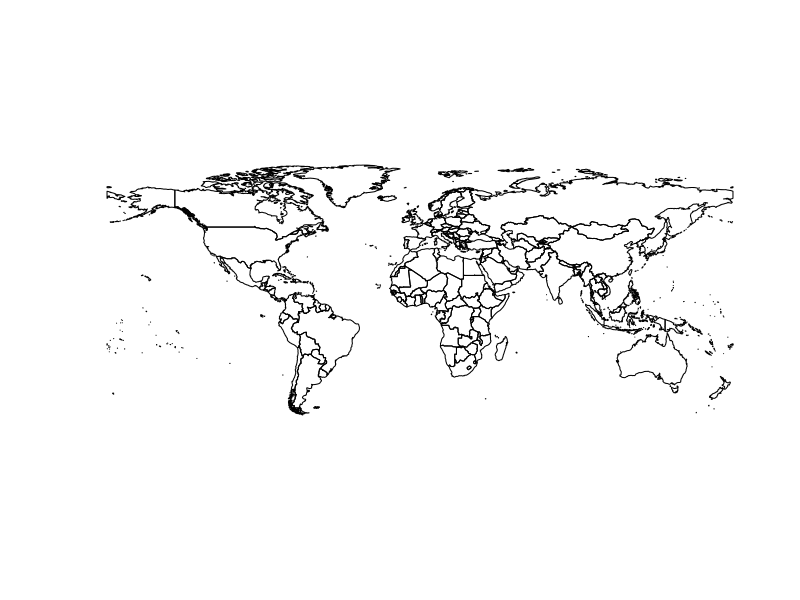
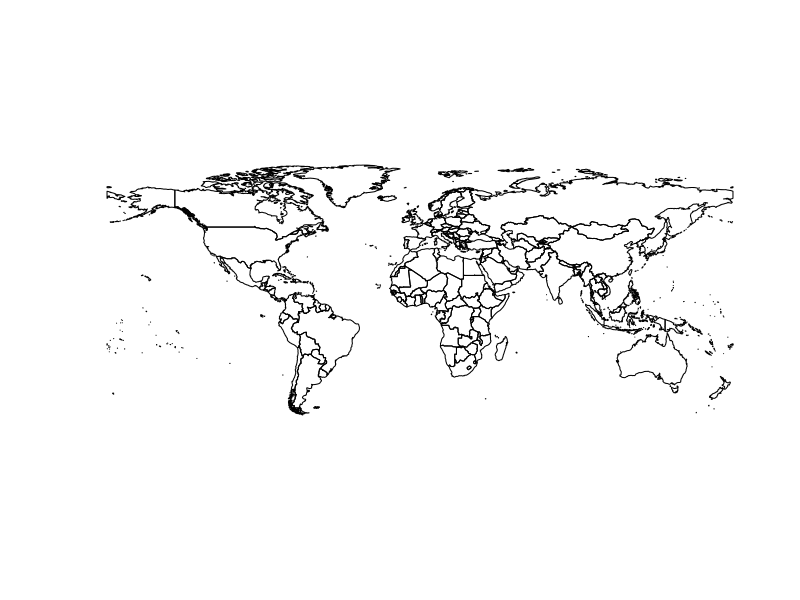

Here is the R script that generated these plots, in order: (Note: this script raises an error after producing the figures.)
library(sf)
library(tidyr)
library(dplyr)
library(readr)
library(jsonlite)

data = read_csv("Summer_Olympic_medallists_1896_2008.csv", skip = 4)
# read in world map as sf
world = st_read("world.geo.json")
#plot to check 
plot(st_geometry(world))

#subset only necessary columns
world <- world[, c("sovereignt", "iso_a3")]
plot(st_geometry(world))

# GET STATS 

# function to calculate most frequent categorical value  https://exploratory.io/note/kanaugust/1701090969905358
calculate_mode <- function(x) {
  uniqx <- unique(na.omit(x))
  uniqx[which.max(tabulate(match(x, uniqx)))]
}


year_best = data %>% group_by(Edition) %>%
          summarise(best_country = calculate_mode(NOC),  #use function above to get most repeated country
                   medals = length(which(NOC==calculate_mode(NOC)))) # get count of medals for best country

year_best$best_country[year_best$best_country=='GRE'] <- 'GRC'
year_best$best_country[year_best$best_country=='URS'] <- 'RUS'

# merge map with year_best
x <- merge(world, year_best)
# filter to get only the rows where the spatial data matches the winning country
mteq <- x[x$iso_a3==x$best_country, ]

filter(x, sov_a3 == year_best)
x2 <- left_join(world, year_best, by = c("sov_a3" = "best_country"))
x2 <- left_join(year_best, world, by = c("best_country" = "sov_a3"))
